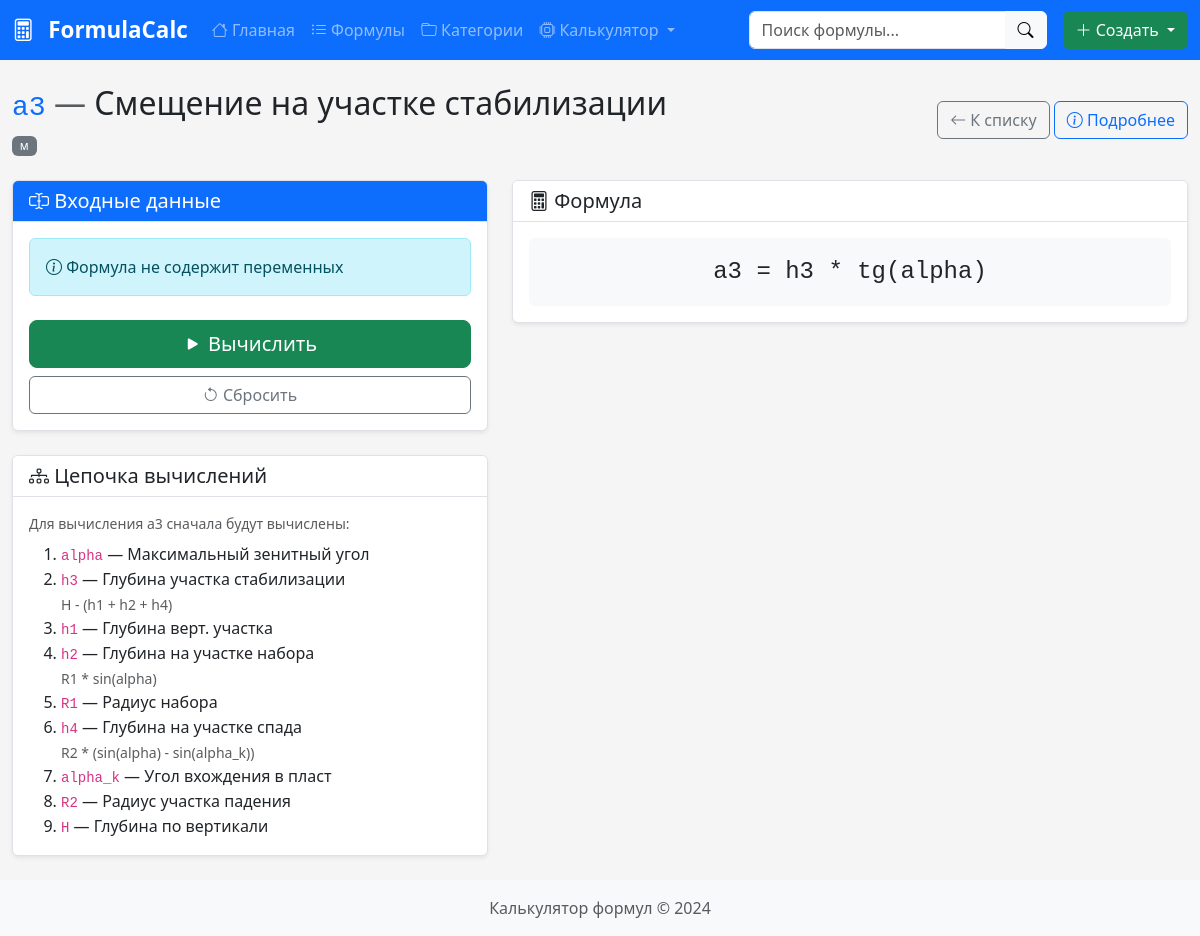
The app's page /calculator/formula/11/ with its own data.
### formulas/models.py (models this page shows, shortened)
class Formula(models.Model):
    symbol = models.CharField(
        'Символ',
        max_length=50,
        unique=True,
        validators=[symbol_validator],
        help_text='Уникальный идентификатор (например: K, Re, alpha1)'
    )
    name = models.CharField(
        'Название',
        max_length=200,
        help_text='Понятное название формулы'
    )
    expression = models.TextField(
        'Выражение',
        blank=True,  # Разрешаем пустое значение
        default='',  # Значение по умолчанию
        help_text='Математическое выражение (например: R1 * (1 - cos(alpha)))'
    )
    unit = models.CharField(
        'Единица измерения',
        max_length=50,
        blank=True,
        help_text='Единица измерения результата (например: м, кг, Вт)'
    )
    description = models.TextField(
        'Описание',
        blank=True,
        help_text='Подробное описание формулы'
    )
    category = models.ForeignKey(
        Category,
        on_delete=models.SET_NULL,
        null=True,
        blank=True,
        related_name='formulas',
        verbose_name='Категория'
    )
    order = models.PositiveIntegerField(
        'Порядок',
        default=0
    )
    is_input = models.BooleanField(
        'Входной параметр',
        default=False,
        help_text='Если отмечено - это входное значение, а не вычисляемая формула'
    )
    default_value = models.FloatField(
        'Значение по умолчанию',
        null=True,
        blank=True
    )
    created_at = models.DateTimeField(auto_now_add=True)
    updated_at = models.DateTimeField(auto_now=True)
    class Meta:
        verbose_name = 'Формула'
        verbose_name_plural = 'Формулы'
        ordering = ['category', 'order', 'symbol']

### calculator/views.py (the view)
# urls.py: path('formula/<int:pk>/', views.FormulaCalculatorView.as_view(), name='formula_calculate'),
class FormulaCalculatorView(View):
    def get(self, request, pk):
        formula = get_object_or_404(Formula, pk=pk)
        all_formulas = list(Formula.objects.all())
        dependencies = []
        if not formula.is_input and formula.expression:
            dep_symbols = FormulaParser.extract_variables(formula.expression)
            formula_map = {f.symbol: f for f in all_formulas}
            def collect_deps(symbol, depth=0):
                if symbol in formula_map and depth < 10:
                    f = formula_map[symbol]
                    if f.symbol != formula.symbol:
                        dependencies.append(f)
                        if not f.is_input and f.expression:
                            for dep in FormulaParser.extract_variables(f.expression):
                                collect_deps(dep, depth + 1)
            for dep in dep_symbols:
                collect_deps(dep)
        seen = set()
        unique_deps = []
        for d in dependencies:
            if d.symbol not in seen:
                seen.add(d.symbol)
                unique_deps.append(d)
        session_values = request.session.get('calculator_values', {})
        context = {
            'formula': formula,
            'dependencies': unique_deps,
            'all_formulas': all_formulas,
            'session_values': session_values,
        }
        return render(request, 'calculator/formula_calculate.html', context)

### formulas/services.py (called while the page is built)
    @classmethod
    def extract_variables(cls, expression: str) -> Set[str]:
        if not expression:
            return set()
        pattern = r'\b([a-zA-Z_][a-zA-Z0-9_]*)\b'
        matches = re.findall(pattern, expression)
        variables = {
            match for match in matches
            if match.lower() not in cls.BUILTIN_FUNCTIONS
        }
        return variables

### templates/calculator/formula_calculate.html (shortened to what this page needs)
{% extends 'base.html' %}
{% load static %}
{% block content %}
<div class="row">
    <div class="col-12">
        <div class="d-flex justify-content-between align-items-center mb-4">
            <div>
                <h2>
                    <code class="text-primary">{{ formula.symbol }}</code>
                    <span class="text-muted">—</span>
                    {{ formula.name }}
                </h2>
                {% if formula.unit %}
                <span class="badge bg-secondary">{{ formula.unit }}</span>
                {% endif %}
            </div>
            <div>
                <a href="{% url 'calculator:workspace' %}" class="btn btn-outline-secondary">
                    <i class="bi bi-arrow-left"></i> К списку
                </a>
                <a href="{% url 'formulas:formula_detail' formula.pk %}" class="btn btn-outline-primary">
                    <i class="bi bi-info-circle"></i> Подробнее
                </a>
            </div>
        </div>
    </div>
</div>
<div class="row">
    <div class="col-lg-5">
        <div class="card">
            <div class="card-header bg-primary text-white">
                <h5 class="mb-0"><i class="bi bi-input-cursor-text"></i> Входные данные</h5>
            </div>
            <div class="card-body">
                <form id="calculation-form">
                    {% for var in variables %}
                    <div class="mb-3">
                        <label class="form-label d-flex justify-content-between">
                            <span>
                                <code class="fs-5">{{ var.symbol }}</code>
                                {% if var.source %}
                                <a href="{% url 'calculator:formula_calculate' var.source.pk %}"
                                   class="text-decoration-none ms-2" title="Перейти к формуле">
                                    <i class="bi bi-box-arrow-up-right"></i>
                                </a>
                                {% endif %}
                            </span>
                            {% if var.is_formula %}
                            <span class="badge bg-success">из формулы</span>
                            {% endif %}
                        </label>
                        <div class="input-group">
                            <input type="number"
                                   step="any"
                                   class="form-control variable-input"
                                   id="var-{{ var.symbol }}"
                                   name="{{ var.symbol }}"
                                   data-symbol="{{ var.symbol }}"
                                   data-is-formula="{{ var.is_formula|yesno:'true,false' }}"
                                   placeholder="Введите значение"
                                   {% if var.source and var.source.default_value %}
                                   value="{{ var.source.default_value }}"
                                   {% endif %}>
                            {% if var.source and var.source.unit %}
                            <span class="input-group-text">{{ var.source.unit }}</span>
                            {% endif %}
                        </div>
                        {% if var.source %}
                        <div class="form-text">{{ var.source.name }}</div>
                        {% endif %}
                    </div>
                    {% empty %}
                    <div class="alert alert-info">
                        <i class="bi bi-info-circle"></i>
                        Формула не содержит переменных
                    </div>
                    {% endfor %}
                    <div class="d-grid gap-2 mt-4">
                        <button type="button" id="calculate-btn" class="btn btn-success btn-lg">
                            <i class="bi bi-play-fill"></i> Вычислить
                        </button>
                        <button type="button" id="reset-btn" class="btn btn-outline-secondary">
                            <i class="bi bi-arrow-counterclockwise"></i> Сбросить
                        </button>
                    </div>
                </form>
            </div>
        </div>
        {% if dependencies %}
        <div class="card mt-4">
            <div class="card-header">
                <h5 class="mb-0"><i class="bi bi-diagram-3"></i> Цепочка вычислений</h5>
            </div>
            <div class="card-body">
                <p class="text-muted small mb-2">
                    Для вычисления {{ formula.symbol }} сначала будут вычислены:
                </p>
                <ol class="mb-0">
                    {% for dep in dependencies %}
                    <li>
                        <code>{{ dep.symbol }}</code> — {{ dep.name }}
                        <br><small class="text-muted">{{ dep.expression }}</small>
                    </li>
                    {% endfor %}
                </ol>
            </div>
        </div>
        {% endif %}
    </div>
    <div class="col-lg-7">
        <div class="card mb-4">
            <div class="card-header">
                <h5 class="mb-0"><i class="bi bi-calculator"></i> Формула</h5>
            </div>
            <div class="card-body">
                <div class="formula-display p-3 bg-light rounded text-center">
                    <code class="fs-4">{{ formula.symbol }} = {{ formula.expression }}</code>
                </div>
            </div>
        </div>
    </div>
</div>
{% endblock %}

### static/css/style.css (style rules this page uses)
:root { --primary-color: #0d6efd; --success-color: #198754; --warning-color: #ffc107; --danger-color: #dc3545; --light-bg: #f8f9fa; --border-color: #dee2e6; }
body { min-height: 100vh; display: flex; flex-direction: column; background-color: #f5f5f5; }
.card { box-shadow: 0 0.125rem 0.25rem rgba(0, 0, 0, 0.075); border: 1px solid var(--border-color); }
.card-header { background-color: white; border-bottom: 1px solid var(--border-color); font-weight: 500; }
.formula-display { font-family: 'Cambria Math', 'Times New Roman', serif; font-size: 1.2rem; }
.formula-display code { background: none; color: inherit; font-size: inherit; }
.badge { font-weight: 500; }

### records on screen
Formula: symbol "a3", name "Смещение на участке стабилизации", unit "м", expression "h3 * tg(alpha)"
Formula: symbol "alpha", name "Максимальный зенитный угол"
Formula: symbol "h3", name "Глубина участка стабилизации", expression "H - (h1 + h2 + h4)"
Formula: symbol "h1", name "Глубина верт. участка"
Formula: symbol "h2", name "Глубина на участке набора", expression "R1 * sin(alpha)"
Formula: symbol "R1", name "Радиус набора"
Formula: symbol "h4", name "Глубина на участке спада", expression "R2 * (sin(alpha) - sin(alpha_k))"
Formula: symbol "alpha_k", name "Угол вхождения в пласт"
Formula: symbol "R2", name "Радиус участка падения"
Formula: symbol "H", name "Глубина по вертикали"
